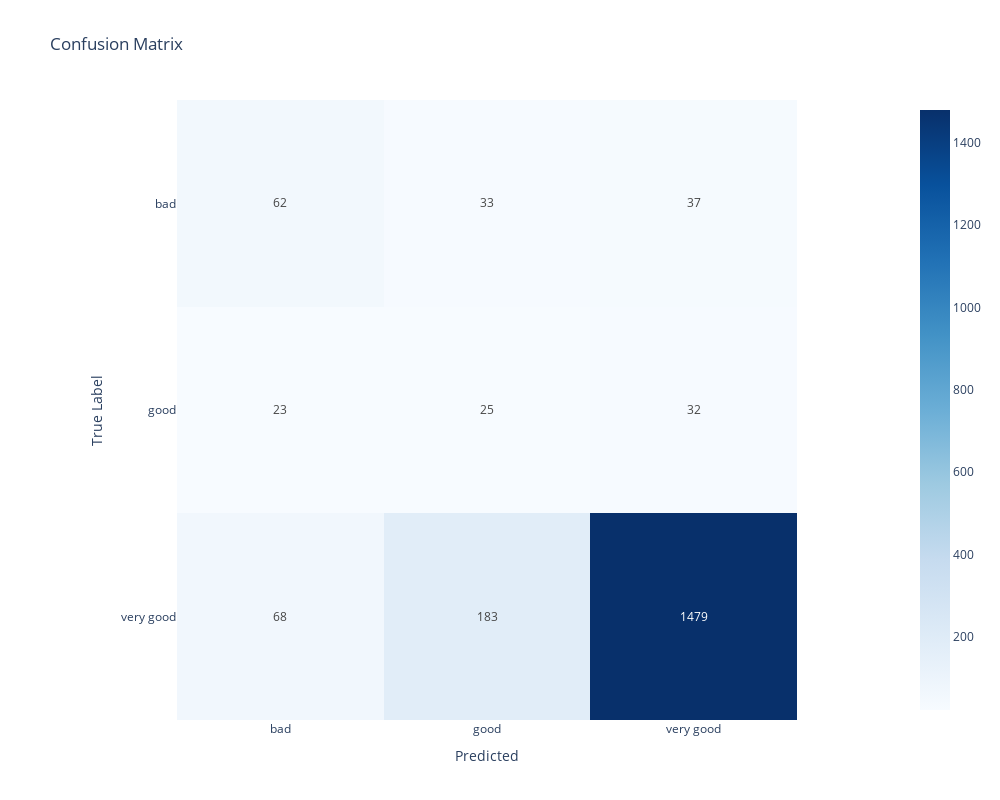

Notebook cell for this chart:
### Markdown cell above
SMOTE is a method in machine learning to address class imbalance issues. It helps reduce  imbalance by generating synthetic samples for the minority class. It works by identifying existing minority class samples and creating new similar data points. The goal is to improve the overall model's performance and reducing bias due to the majority class.

### Code cell
#SMOTE instance
smote = SMOTE(random_state=42)

#Apply SMOTE oversampling to the training set
X_train_oversampled, y_train_oversampled = smote.fit_resample(X_train, y_train)


#instantiate the Model class 
model_over = Model(X_train_oversampled, y_train_oversampled, GradientBoostingClassifier(), random_seed=42, test_size=0.2 )

# fit the model
model_over.fit()

# predict and generate classification report
y_pred = model_over.predict(X_test)
class_labels=['bad','good','very good']
model_over.report(y_test, y_pred,class_labels)

### Figure 1 — Plotly figure (JSON) as saved in the notebook; plotly's stock layout.template omitted (floating-point values rounded to 4 significant figures)
{"data": [{"coloraxis": "coloraxis", "hovertemplate": "Predicted: %{x}<br>True Label: %{y}<br>color: %{z}<extra></extra>", "name": "0", "texttemplate": "%{z}", "type": "heatmap", "x": ["bad", "good", "very good"], "xaxis": "x", "y": ["bad", "good", "very good"], "yaxis": "y", "z": [[62, 33, 37], [23, 25, 32], [68, 183, 1479]]}], "layout": {"coloraxis": {"colorscale": [[0, "rgb(247,251,255)"], [0.125, "rgb(222,235,247)"], [0.25, "rgb(198,219,239)"], [0.375, "rgb(158,202,225)"], [0.5, "rgb(107,174,214)"], [0.625, "rgb(66,146,198)"], [0.75, "rgb(33,113,181)"], [0.875, "rgb(8,81,156)"], [1, "rgb(8,48,107)"]]}, "height": 800, "title": {"text": "Confusion Matrix"}, "width": 1000, "xaxis": {"anchor": "y", "constrain": "domain", "domain": [0, 1], "scaleanchor": "y", "title": {"text": "Predicted"}}, "yaxis": {"anchor": "x", "autorange": "reversed", "constrain": "domain", "domain": [0, 1], "title": {"text": "True Label"}}}}
